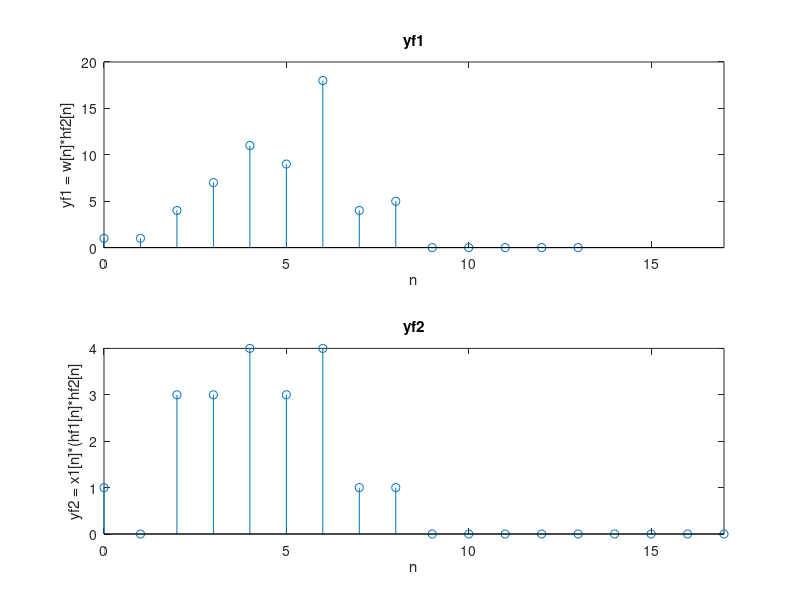

This chart was generated by the following MATLAB code:
nx1 = 0:9;
nhf2 = 0:4;
x1 = [ones(1,5) zeros(1,5)];
hf2 = [1 -1 3 0 1];

w = (nx1+1) .* x1;

yf1 = conv(w,hf2);
nyf1 = nx1(1)+nhf2(1):nx1(end)+nhf2(end);

xf1 = [1 zeros(1,4)]
hf1 = (nhf2+1) .* xf1;

hseries = conv(hf1,hf2);
nhseries = nhf2(1)+nhf2(1):nhf2(end)+nhf2(end);

yf2 = conv(x1,hseries);
nyf2 = nx1(1)+nhseries(1):nx1(end)+nhseries(end);

subplot(2,1,1),stem(nyf1,yf1),axis([0,17,ylim])
xlabel('n');ylabel('yf1 = w[n]*hf2[n]');title('yf1');
subplot(2,1,2),stem(nyf2,yf2),axis([0,17,ylim])
xlabel('n');ylabel('yf2 = x1[n]*(hf1[n]*hf2[n]');title('yf2');


